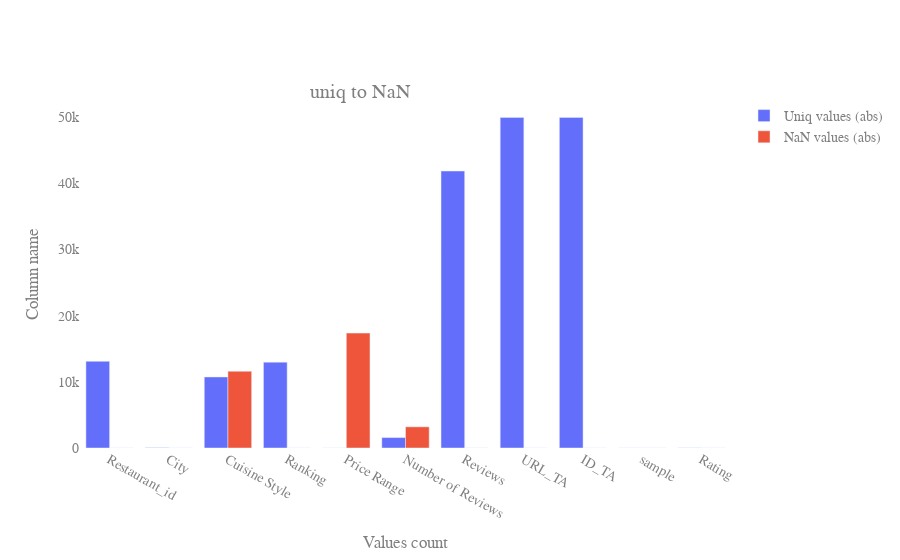

Source (notebook cell):
### Code cell
index = food_data.index

number_of_rows = len(index)
uniq_vs_nan = pd.DataFrame(index=food_data.columns, columns=["uniq", "nulled"])

for col in tqdm(food_data.columns):
    # this is more easy way to countiing nulled values
    uniq_vs_nan.loc[col, "nulled"] = food_data[col].isnull().sum(axis=0)
    # try:
    #    nan_count = pd.notnull(food_data[col]).value_counts()[False]
    # except KeyError:  # нет значений nan
    #    nan_count = 0
    uniq_vs_nan.loc[col, "uniq"] = food_data[col].nunique()


fig = go.Figure(
    data=[
        go.Bar(
            name="Uniq values (abs)",
            x=uniq_vs_nan.index,
            y=uniq_vs_nan["uniq"],
        ),
        go.Bar(
            name="NaN values (abs)",
            x=uniq_vs_nan.index,
            y=uniq_vs_nan["nulled"],
        ),
    ]
)
# Change the bar mode
fig.update_layout(barmode="group")
fig.update_layout(
    {"plot_bgcolor": "rgba(0, 0, 0, 0)", "paper_bgcolor": "rgba(0, 0, 0, 0)",},
    title={
        "text": "uniq to NaN",
        "y": 0.85,
        "x": 0.4,
        "xanchor": "center",
        "yanchor": "top",
    },
    xaxis_title="Values count",
    yaxis_title="Column name",
    font={"family": "Courier New, monospace", "size": 14, "color": "#7f7f7f"},
)
fig.show()

### Figure 1 — Plotly figure (JSON) as saved in the notebook; plotly's stock layout.template omitted (floating-point values rounded to 4 significant figures)
{"data": [{"name": "Uniq values (abs)", "type": "bar", "x": ["Restaurant_id", "City", "Cuisine Style", "Ranking", "Price Range", "Number of Reviews", "Reviews", "URL_TA", "ID_TA", "sample", "Rating"], "y": [13094, 31, 10731, 12975, 3, 1573, 41857, 49963, 49963, 2, 10]}, {"name": "NaN values (abs)", "type": "bar", "x": ["Restaurant_id", "City", "Cuisine Style", "Ranking", "Price Range", "Number of Reviews", "Reviews", "URL_TA", "ID_TA", "sample", "Rating"], "y": [0, 0, 11590, 0, 17361, 3200, 2, 0, 0, 0, 0]}], "layout": {"barmode": "group", "font": {"color": "#7f7f7f", "family": "Courier New, monospace", "size": 14}, "paper_bgcolor": "rgba(0, 0, 0, 0)", "plot_bgcolor": "rgba(0, 0, 0, 0)", "title": {"text": "uniq to NaN", "x": 0.4, "xanchor": "center", "y": 0.85, "yanchor": "top"}, "xaxis": {"title": {"text": "Values count"}}, "yaxis": {"title": {"text": "Column name"}}}}
